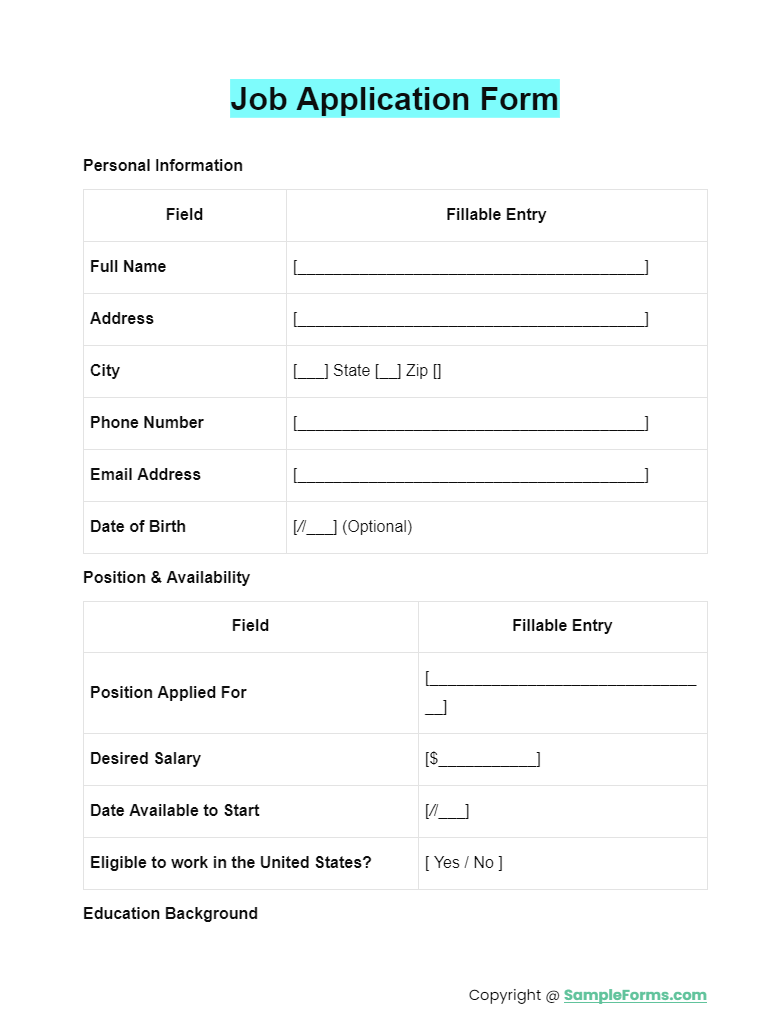
#> input picture input/Job-Application-Form.png, 774 x 1028 px
$ python -i comb_field_detector.py   (imports and definitions only)
#> lines starting #> are read from the running program, lines starting #| are printed output that depends on the picture; after the words box and inside, x2 and y2 are one past the last pixel; in counts of white or black regions, pixels touching at a corner belong together
"""Detect comb runs (rows of empty character boxes) from a page raster.

Many forms lay out fixed-length fields (PAN, KYC, DP ID, Beneficiary A/c, PIN,
Folio No, …) as a row of small equal boxes — one character per cell. Textract
collapses such a field's value to the first box, so the anchoring engine renders
only a tiny widget over the leftmost cell. This module finds the full run so the
field can be widened into a proper comb.

The hard part is telling comb boxes apart from text and table borders. The
decisive signal used here is that a comb cell is an *empty box*: its interior is
almost all white, whereas a text glyph is ink-filled. Candidate cells are
size/aspect-filtered, kept only when their interior ink ratio is low, then
grouped into horizontal runs with consistent cell size and regular spacing. On
forms without comb fields this yields nothing (verified on the single-page
corpus forms), so enabling it does not perturb them.

ON by default; ``FORM_PARSER_COMB_RUN_ENABLED=false`` disables it.
"""
from __future__ import annotations

import logging
import os
from collections import defaultdict
from pathlib import Path
from typing import Any

import cv2
import numpy as np

logger = logging.getLogger("form_parser.comb_field")

# Cell geometry as page fractions.
_CELL_MIN_W = 0.004
_CELL_MAX_W = 0.032
_CELL_MIN_H = 0.007
_CELL_MAX_H = 0.026
_CELL_MIN_AR = 0.40
_CELL_MAX_AR = 2.8
# Interior ink ratio above which a candidate is a glyph, not an empty box.
_INTERIOR_INK_MAX = 0.20
# A run needs at least this many cells with regular spacing.
_MIN_CELLS = 5
_MAX_SPACING_CV = 0.45

# --- Continuous-comb (shared-wall) detection ------------------------------- #
# Some combs are drawn as one box with internal dividers (cells share walls), so
# the cells are not separate contours. They are also often printed in LIGHT GREY
# that OTSU thresholding drops, so we threshold at a light cut-off and look for a
# regular run of short vertical divider strokes. Regularity is the discriminator:
# >= _MIN_DIVIDERS strokes with spacing CV < _MAX_DIVIDER_CV, in an interior that
# is empty of dark ink. Verified to yield nothing on comb-free forms.
_DIVIDER_GREY_THRESHOLD = 205
_DARK_INK_THRESHOLD = 140
_MIN_DIVIDERS = 7
_MAX_DIVIDER_CV = 0.20
_DIVIDER_INTERIOR_INK_MAX = 0.10


def _bool_env(name: str, default: bool) -> bool:
    raw = os.environ.get(name)
    if raw is None:
        return default
    return raw.strip().lower() in {"1", "true", "yes", "on"}


def comb_run_enabled() -> bool:
    """True when comb-run detection + field widening is active (default ON)."""
    return _bool_env("FORM_PARSER_COMB_RUN_ENABLED", True)


def _overlaps(a: dict[str, Any], b: dict[str, Any]) -> bool:
    ax2, ay2 = a["x"] + a["width"], a["y"] + a["height"]
    bx2, by2 = b["x"] + b["width"], b["y"] + b["height"]
    ix = max(0.0, min(ax2, bx2) - max(a["x"], b["x"]))
    iy = max(0.0, min(ay2, by2) - max(a["y"], b["y"]))
    inter = ix * iy
    return inter / max(min(a["width"] * a["height"], b["width"] * b["height"]), 1e-9) > 0.5


def detect_comb_runs(image_path: str | Path, page: int = 1) -> list[dict[str, Any]]:
    """Return comb runs on a page raster as ``{x,y,width,height,cell_count,page}``
    in normalised page coordinates. Combines two methods: separate empty boxes
    (distinct contours) and continuous combs (regular light-grey dividers).
    Empty list when the image is unreadable or no comb run is found."""
#> called with image_path = '../input/Job-Application-Form.png', page = 1
    image = cv2.imread(str(image_path))
#> image is the input picture: shape (1028, 774, 3); mean B, G, R 249.9, 250, 248.3
    if image is None:
        return []
    height, width = image.shape[:2]
#> height = 1028; width = 774
    if height <= 0 or width <= 0:
        return []
    gray = cv2.cvtColor(image, cv2.COLOR_BGR2GRAY)
    runs = _detect_separate_box_runs(gray, width, height, page)
    for run in _detect_divider_runs(gray, width, height, page):
        if not any(_overlaps(run, existing) for existing in runs):
            runs.append(run)
    return runs


def _detect_separate_box_runs(gray: "np.ndarray", width: int, height: int, page: int) -> list[dict[str, Any]]:
#> called with width = 774, height = 1028, page = 1
    _, binary = cv2.threshold(gray, 0, 255, cv2.THRESH_BINARY_INV + cv2.THRESH_OTSU)
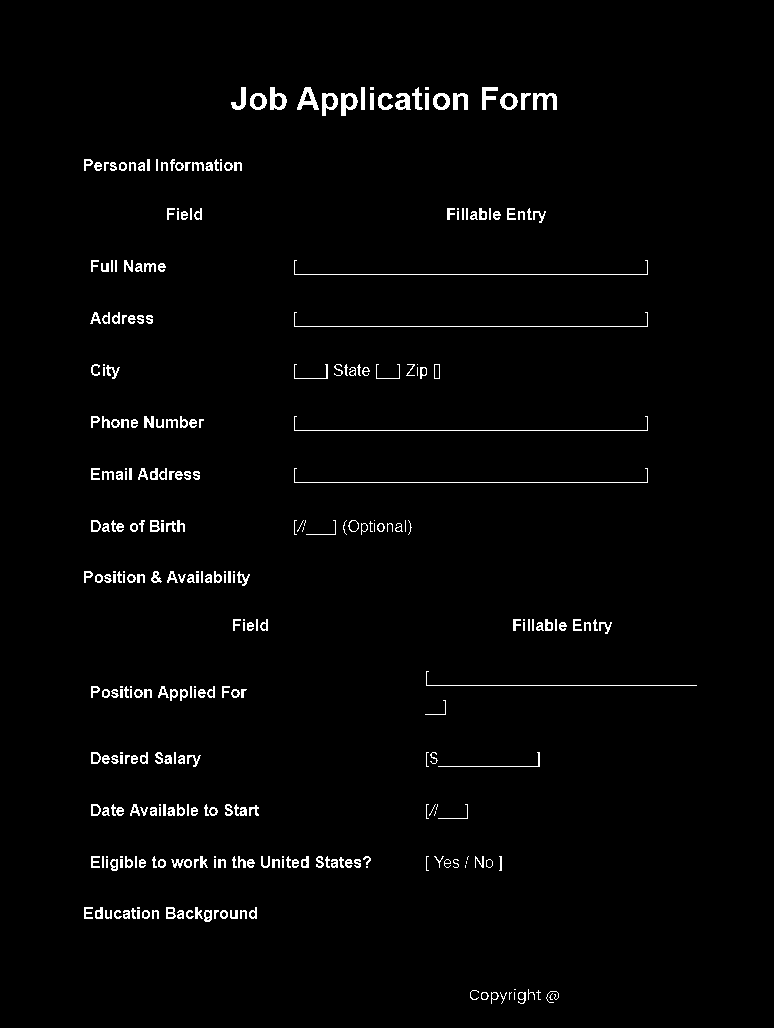
#> binary: shape (1028, 774); 2% white in thin lines or dots, all inside (x1, y1, x2, y2) = (84, 87, 697, 1004)
    integral = cv2.integral(binary // 255)
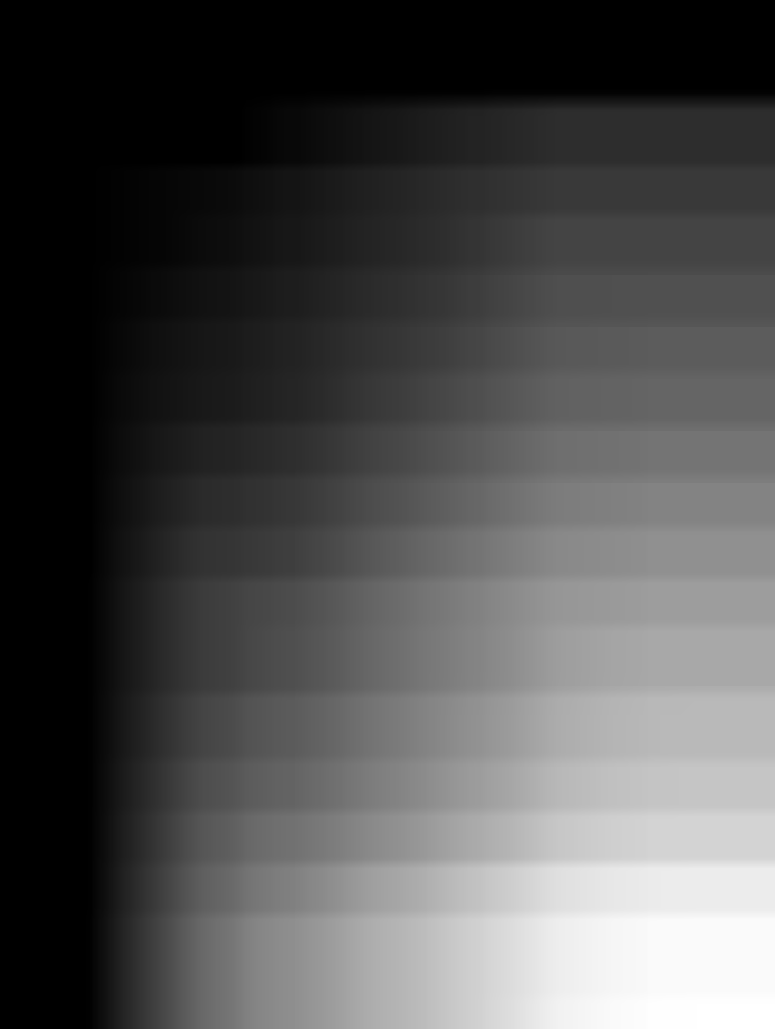
#> integral: shape (1029, 775) int32; min 0, max 15976, mean 4983.4; drawn with min black and max white
    contours, _ = cv2.findContours(binary, cv2.RETR_EXTERNAL, cv2.CHAIN_APPROX_SIMPLE)
#> contours = 331 contours, 152 with area under 20; largest, box (x1, y1, x2, y2) and area: (270, 87, 287, 110) 250, (341, 93, 358, 116) 246, (297, 87, 319, 110) 234, (322, 93, 338, 116) 234, (433, 93, 450, 110) 216

    cells: list[tuple[int, int, int, int]] = []
    for contour in contours:
        x, y, w, h = cv2.boundingRect(contour)
        if not (_CELL_MIN_W * width <= w <= _CELL_MAX_W * width):
            continue
        if not (_CELL_MIN_H * height <= h <= _CELL_MAX_H * height):
            continue
        if not (_CELL_MIN_AR <= w / max(h, 1) <= _CELL_MAX_AR):
            continue
        ix0, iy0 = int(x + 0.22 * w), int(y + 0.22 * h)
        ix1, iy1 = int(x + 0.78 * w), int(y + 0.78 * h)
        if ix1 <= ix0 or iy1 <= iy0:
            continue
        ink_sum = integral[iy1, ix1] - integral[iy0, ix1] - integral[iy1, ix0] + integral[iy0, ix0]
        ink_ratio = ink_sum / max((ix1 - ix0) * (iy1 - iy0), 1)
        if ink_ratio > _INTERIOR_INK_MAX:
            continue  # interior is inked -> a glyph, not an empty box
        cells.append((x, y, w, h))
#> this loop made 331 passes
#> (x, y, w, h, ix0, iy0, ix1, iy1) on passes 2, 5, 6: (518, 992, 8, 12, 519, 994, 524, 1001), (500, 992, 7, 12, 501, 994, 505, 1001), (491, 992, 8, 12, 492, 994, 497, 1001)
#> after the loop, cells = 18 items, first 6: (518, 992, 8, 12), (491, 992, 8, 12), (481, 992, 8, 8), (470, 990, 9, 10), (528, 989, 7, 11), (486, 859, 7, 9)

    # Bucket cells by row band, then carve maximal runs of consistent size +
    # regular spacing.
    rows: dict[int, list[tuple[int, int, int, int]]] = defaultdict(list)
    row_band = max(1.0, 0.010 * height)
#> row_band = 10.28
    for cell in cells:
        rows[round((cell[1] + cell[3] / 2) / row_band)].append(cell)
#> this loop made 18 passes
#> cell on passes 1 to 12: (518, 992, 8, 12), (491, 992, 8, 12), (481, 992, 8, 8), (470, 990, 9, 10), (528, 989, 7, 11), (486, 859, 7, 9), (261, 856, 9, 12), (91, 804, 10, 12), (91, 752, 10, 12), (425, 700, 21, 15), (387, 523, 6, 9), (361, 523, 7, 12)

    runs: list[dict[str, Any]] = []
    for row in rows.values():
        row.sort()
        i = 0
        while i < len(row):
            seq = [row[i]]
            j = i + 1
            while j < len(row):
                px, _, pw, _ = seq[-1]
                x, _, w, _ = row[j]
                gap = x - (px + pw)
                if abs(w - pw) <= max(4, 0.55 * pw) and -3 <= gap <= max(pw * 1.6, 0.012 * width):
                    seq.append(row[j])
                    j += 1
                else:
                    break
            if len(seq) >= _MIN_CELLS:
                xs = [s[0] for s in seq]
                gaps = [xs[k + 1] - xs[k] for k in range(len(xs) - 1)]
                spacing_cv = (float(np.std(gaps)) / max(float(np.mean(gaps)), 1.0)) if gaps else 9.0
                if spacing_cv < _MAX_SPACING_CV:
                    x0 = min(xs)
                    x1 = max(s[0] + s[2] for s in seq)
                    y0 = min(s[1] for s in seq)
                    y1 = max(s[1] + s[3] for s in seq)
                    runs.append(
                        {
                            "x": round(x0 / width, 6),
                            "y": round(y0 / height, 6),
                            "width": round((x1 - x0) / width, 6),
                            "height": round((y1 - y0) / height, 6),
                            "cell_count": len(seq),
                            "page": page,
                        }
                    )
                    i = j
                    continue
            i += 1
#> after the loop, runs = []
    return runs


def _detect_divider_runs(gray: "np.ndarray", width: int, height: int, page: int) -> list[dict[str, Any]]:
    """Detect continuous combs via a regular run of short light-grey vertical
    dividers over a dark-ink-empty interior."""
    light = (gray < _DIVIDER_GREY_THRESHOLD).astype(np.uint8) * 255
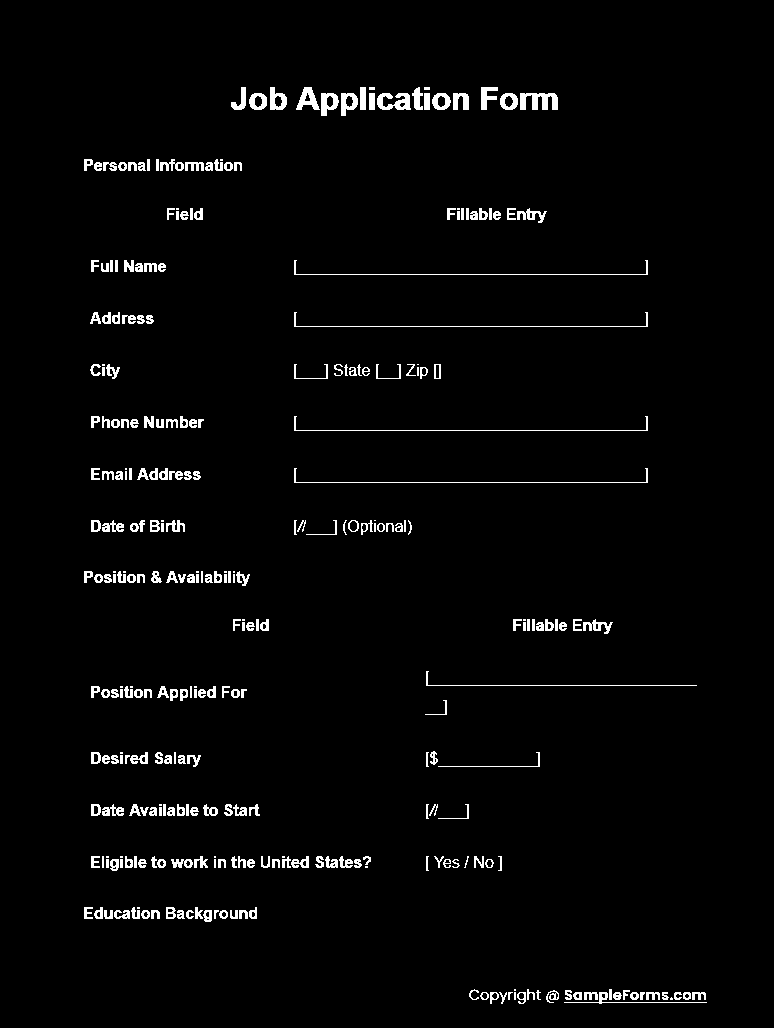
#> light: shape (1028, 774); 2.5% white; 308 white regions (37 under 20 px), largest, box (x1, y1, x2, y2) and area: (520, 93, 558, 110) 443, (294, 260, 648, 275) 412, (294, 312, 648, 327) 412
    dark_integral = cv2.integral((gray < _DARK_INK_THRESHOLD).astype(np.uint8))
    kernel = cv2.getStructuringElement(cv2.MORPH_RECT, (1, max(7, int(0.009 * height))))
#> kernel = [1, 1, 1, 1, 1, 1, 1, 1, 1]
    vertical = cv2.morphologyEx(light, cv2.MORPH_OPEN, kernel)
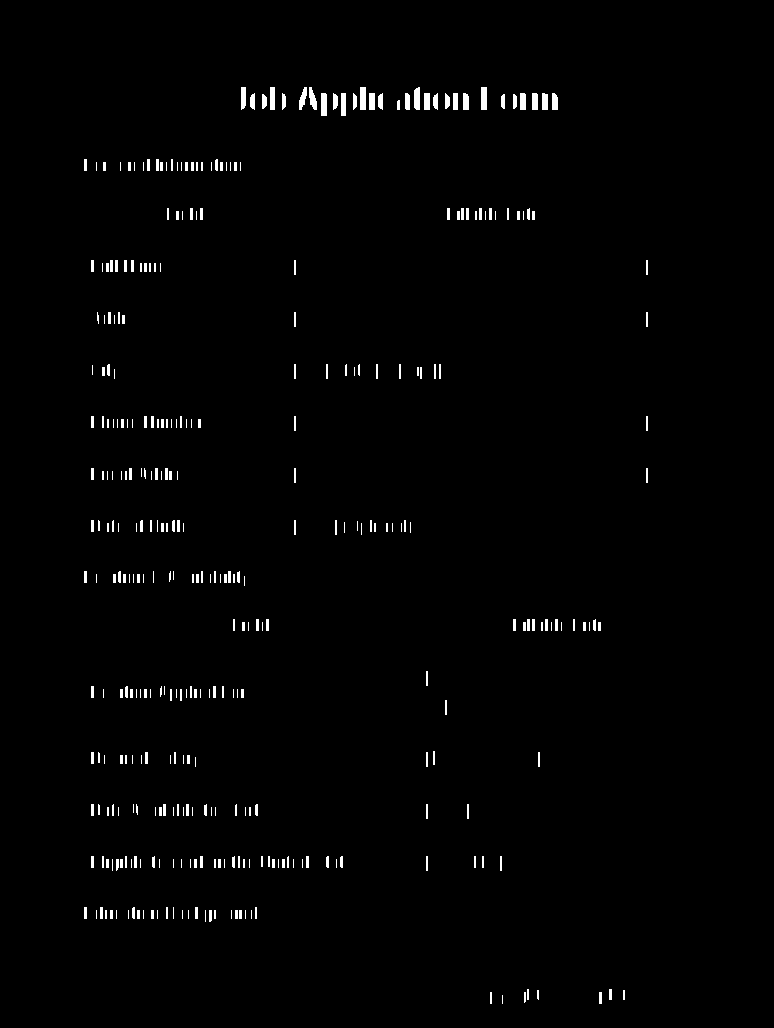
#> vertical: shape (1028, 774); 1.2% white; 358 white regions (146 under 20 px)
    contours, _ = cv2.findContours(vertical, cv2.RETR_EXTERNAL, cv2.CHAIN_APPROX_SIMPLE)
#> contours = 358 contours, 263 with area under 20; largest, box (x1, y1, x2, y2) and area: (481, 87, 487, 110) 110, (360, 87, 366, 110) 110, (321, 93, 327, 116) 110, (414, 87, 420, 110) 102, (309, 87, 317, 110) 90

    segs: list[tuple[int, int, int, int]] = []
    max_w = max(3, int(0.0035 * width))
#> max_w = 3
    for contour in contours:
        x, y, w, h = cv2.boundingRect(contour)
        if w <= max_w and 0.009 * height <= h <= 0.028 * height:
            segs.append((x, y, w, h))

    rows: dict[int, list[tuple[int, int, int, int]]] = defaultdict(list)
#> rows = 0 items
    band = max(1.0, 0.011 * height)
#> band = 11.31
    for seg in segs:
        rows[round((seg[1] + seg[3] / 2) / band)].append(seg)

    runs: list[dict[str, Any]] = []
    for row in rows.values():
        row.sort()
        i = 0
        while i < len(row):
            seq = [row[i]]
            j = i + 1
            while j < len(row):
                gap = row[j][0] - seq[-1][0]
                if 0.007 * width <= gap <= 0.040 * width:
                    seq.append(row[j])
                    j += 1
                else:
                    break
            if len(seq) >= _MIN_DIVIDERS:
                xs = [s[0] for s in seq]
                gaps = [xs[k + 1] - xs[k] for k in range(len(xs) - 1)]
                spacing_cv = (float(np.std(gaps)) / max(float(np.mean(gaps)), 1.0)) if gaps else 9.0
                if spacing_cv < _MAX_DIVIDER_CV:
                    x0 = min(xs)
                    x1 = max(s[0] + s[2] for s in seq)
                    y0 = min(s[1] for s in seq)
                    y1 = max(s[1] + s[3] for s in seq)
                    ix0, iy0 = int(x0 + (x1 - x0) * 0.02), int(y0 + (y1 - y0) * 0.2)
                    ix1, iy1 = int(x1 - (x1 - x0) * 0.02), int(y1 - (y1 - y0) * 0.2)
                    ink = 1.0
                    if ix1 > ix0 and iy1 > iy0:
                        s_ = (
                            dark_integral[iy1, ix1] - dark_integral[iy0, ix1]
                            - dark_integral[iy1, ix0] + dark_integral[iy0, ix0]
                        )
                        ink = s_ / max((ix1 - ix0) * (iy1 - iy0), 1)
                    if ink < _DIVIDER_INTERIOR_INK_MAX:
                        runs.append(
                            {
                                "x": round(x0 / width, 6),
                                "y": round(y0 / height, 6),
                                "width": round((x1 - x0) / width, 6),
                                "height": round((y1 - y0) / height, 6),
                                "cell_count": len(seq),
                                "page": page,
                            }
                        )
                        i = j
                        continue
            i += 1
    return runs

>>> result = detect_comb_runs('../input/Job-Application-Form.png')
#> result = []
